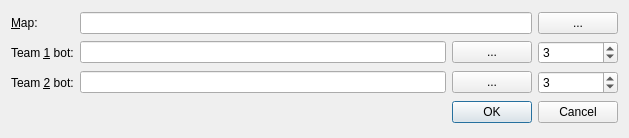
<?xml version="1.0" encoding="UTF-8"?>
<ui version="4.0">
 <author>Vadim Litvinov</author>
 <class>StartBattleDialog</class>
 <widget class="QDialog" name="StartBattleDialog">
  <property name="geometry">
   <rect>
    <x>0</x>
    <y>0</y>
    <width>629</width>
    <height>138</height>
   </rect>
  </property>
  <property name="windowTitle">
   <string>Start new battle...</string>
  </property>
  <property name="locale">
   <locale language="C" country="AnyCountry"/>
  </property>
  <property name="modal">
   <bool>true</bool>
  </property>
  <layout class="QGridLayout" name="gridLayout">
   <item row="0" column="0">
    <widget class="QLabel" name="mapLabel">
     <property name="text">
      <string>&amp;Map:</string>
     </property>
     <property name="buddy">
      <cstring>mapLineEdit</cstring>
     </property>
    </widget>
   </item>
   <item row="0" column="1" colspan="2">
    <widget class="QLineEdit" name="mapLineEdit"/>
   </item>
   <item row="0" column="3">
    <widget class="QPushButton" name="mapButton">
     <property name="text">
      <string>...</string>
     </property>
    </widget>
   </item>
   <item row="1" column="0">
    <widget class="QLabel" name="team1Label">
     <property name="text">
      <string>Team &amp;1 bot:</string>
     </property>
     <property name="buddy">
      <cstring>team1LineEdit</cstring>
     </property>
    </widget>
   </item>
   <item row="1" column="1">
    <widget class="QLineEdit" name="team1LineEdit"/>
   </item>
   <item row="1" column="2">
    <widget class="QPushButton" name="team1Button">
     <property name="text">
      <string>...</string>
     </property>
    </widget>
   </item>
   <item row="1" column="3">
    <widget class="QSpinBox" name="team1SpinBox">
     <property name="minimum">
      <number>1</number>
     </property>
     <property name="maximum">
      <number>10</number>
     </property>
     <property name="value">
      <number>3</number>
     </property>
    </widget>
   </item>
   <item row="2" column="0">
    <widget class="QLabel" name="team2Label">
     <property name="text">
      <string>Team &amp;2 bot:</string>
     </property>
     <property name="buddy">
      <cstring>team2LineEdit</cstring>
     </property>
    </widget>
   </item>
   <item row="2" column="1">
    <widget class="QLineEdit" name="team2LineEdit"/>
   </item>
   <item row="2" column="2">
    <widget class="QPushButton" name="team2Button">
     <property name="text">
      <string>...</string>
     </property>
    </widget>
   </item>
   <item row="2" column="3">
    <widget class="QSpinBox" name="team2SpinBox">
     <property name="minimum">
      <number>1</number>
     </property>
     <property name="maximum">
      <number>10</number>
     </property>
     <property name="value">
      <number>3</number>
     </property>
    </widget>
   </item>
   <item row="3" column="0" colspan="4">
    <widget class="QDialogButtonBox" name="buttonBox">
     <property name="locale">
      <locale language="C" country="AnyCountry"/>
     </property>
     <property name="orientation">
      <enum>Qt::Horizontal</enum>
     </property>
     <property name="standardButtons">
      <set>QDialogButtonBox::Cancel|QDialogButtonBox::Ok</set>
     </property>
    </widget>
   </item>
  </layout>
 </widget>
 <tabstops>
  <tabstop>mapLineEdit</tabstop>
  <tabstop>mapButton</tabstop>
  <tabstop>team1LineEdit</tabstop>
  <tabstop>team1Button</tabstop>
  <tabstop>team1SpinBox</tabstop>
  <tabstop>team2LineEdit</tabstop>
  <tabstop>team2Button</tabstop>
  <tabstop>team2SpinBox</tabstop>
 </tabstops>
 <resources/>
 <connections>
  <connection>
   <sender>buttonBox</sender>
   <signal>accepted()</signal>
   <receiver>StartBattleDialog</receiver>
   <slot>accept()</slot>
   <hints>
    <hint type="sourcelabel">
     <x>248</x>
     <y>254</y>
    </hint>
    <hint type="destinationlabel">
     <x>157</x>
     <y>274</y>
    </hint>
   </hints>
  </connection>
  <connection>
   <sender>buttonBox</sender>
   <signal>rejected()</signal>
   <receiver>StartBattleDialog</receiver>
   <slot>reject()</slot>
   <hints>
    <hint type="sourcelabel">
     <x>316</x>
     <y>260</y>
    </hint>
    <hint type="destinationlabel">
     <x>286</x>
     <y>274</y>
    </hint>
   </hints>
  </connection>
 </connections>
</ui>
